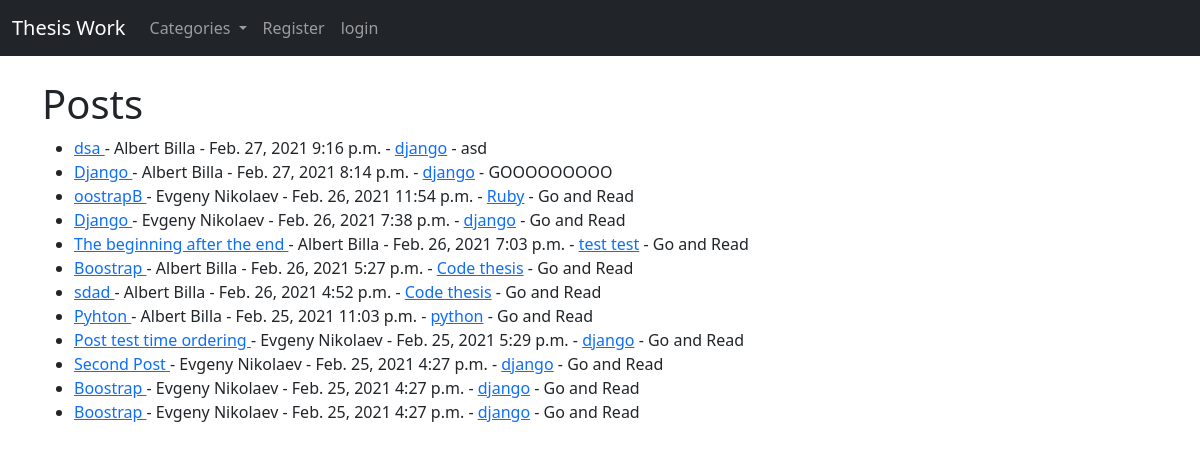
The page / on the database its author committed.
### blog/models.py (models this page shows, shortened)
class Post(models.Model):
    title = models.CharField(max_length=255)
    header_image = models.ImageField(null=True, blank=True, upload_to="images/")
    author = models.ForeignKey(User, on_delete=models.CASCADE)
    body = RichTextField(blank=True, null=True)
    post_date = models.DateField(auto_now_add=True)
    post_time = models.TimeField(auto_now_add=True)
    category = models.CharField(max_length=255, default='django')
    snippet = models.CharField(max_length=255)
    likes = models.ManyToManyField(User, related_name='blog_post')

### blog/views.py (the view)
# urls.py: path('', HomeView.as_view(), name='home'),
class HomeView(ListView):
    model = Post
    template_name = 'home.html'
    ordering = ['-post_date', '-post_time']
    def get_context_data(self, *args, **kwargs):
        cat_menu = Category.objects.all()
        context = super(HomeView, self).get_context_data(*args, **kwargs)
        context["cat_menu"] = cat_menu
        return context

### blog/models.py (called while the page is built)
    def __str__(self):
        return self.name

### blog/templates/home.html (shortened to what this page needs)
{% extends 'base.html' %}
{% block content %}
<!DOCTYPE html>
<html lang="en">
<head>
</head>
<body>
<h1>Posts</h1>
<ul>
{% for post in object_list %}
    <li><a href="{% url 'article-detail' post.pk %}">
        {{ post.title }} </a> -
        {{ post.author.first_name }} {{ post.author.last_name }}
        - {{ post.post_date }} {{ post.post_time }} -
        <a href="{% url 'category' post.category|slugify %}">{{ post.category }}</a> -
        {{ post.snippet }}
    </li>
{% endfor %}
</ul>
</body>
</html>
{% endblock content %}

### blog/templates/base.html (shortened to what this page needs)
<!doctype html>
<html lang="en">
  <head>
    <link href="https://cdn.jsdelivr.net/npm/bootstrap@5.0.0-beta2/dist/css/bootstrap.min.css" rel="stylesheet">
  </head>
  <body>
    <nav class="navbar navbar-expand-lg navbar-dark bg-dark">
  <div class="container-fluid">
    <a class="navbar-brand" href="{% url 'home' %}">Thesis Work</a>
    <div class="collapse navbar-collapse" id="navbarSupportedContent">
      <ul class="navbar-nav me-auto mb-2 mb-lg-0">
          {% if cat_menu %}
            <li class="nav-item dropdown">
          <a class="nav-link dropdown-toggle" href="#" id="navbarDropdown" role="button" data-bs-toggle="dropdown" aria-expanded="false">
            Categories
          </a>
        </li>
          {% else %}
            <li class="nav-item">
              <a class="nav-link" href="{% url 'category-list' %}">Category List</a>
            </li>
          {% endif %}
          {% if user.is_authenticated %}
            <li class="nav-item">
              <a class="nav-link active" aria-current="page" href="{% url 'home' %}">Home</a>
            </li>
            <li class="nav-item">
              <a class="nav-link active" aria-current="page" href="{% url 'add_category' %}">Add category</a>
            </li>
            <li class="nav-item dropdown">
          <a class="nav-link dropdown-toggle" href="#" id="navbarDropdown" role="button" data-bs-toggle="dropdown" aria-expanded="false">
            Profile
          </a>
                <ul class="dropdown-menu" aria-labelledby="navbarDropdown">
                    <li><a class="dropdown-item" href="{% url 'edit-profile' %}">Edit
                    Settings</a></li>
                    {% if user.profile.id %}
                    <li><a class="dropdown-item" href="
                    {% url 'edit_profile_page' user.profile.id %}">Update
                     Information</a></li>
                    <li><a class="dropdown-item" href="
                    {% url 'show_profile_page' user.profile.id %}">Show
                    Profile Page</a></li>
                     {% else %}
                    <li><a class="dropdown-item" href="{% url 'create_profile_page' %}">Create Profile Page</a></li>
                     {% endif %}
                </ul>
            </li>
            <li class="nav-item">
              <a class="nav-link" href="{% url 'add-post' %}">Add post</a>
            </li>
            <li class="nav-item">
                <a class="nav-link" href="{% url 'logout' %}">logout</a>
            </li>
          {% else %}
            <li class="nav-item">
                <a class="nav-link" href="{% url 'register' %}">Register</a>
            </li>
            <li class="nav-item">
                <a class="nav-link" href="{% url 'login' %}">login</a>
            </li>
          {% endif %}
      </ul>
    </div>
  </div>
</nav>
  <br/>
    <div class="container">
        {% block content %}
        {% endblock %}
    </div>
  </body>
</html>

### rows shown on the page
Post: title "dsa", author.first_name "Albert", author.last_name "Billa", post_date "Feb. 27, 2021", post_time "9:16 p.m.", category "django", snippet "asd"
Post: title "Django", author.first_name "Albert", author.last_name "Billa", post_date "Feb. 27, 2021", post_time "8:14 p.m.", category "django", snippet "GOOOOOOOOO"
Post: title "oostrapB", author.first_name "Evgeny", author.last_name "Nikolaev", post_date "Feb. 26, 2021", post_time "11:54 p.m.", category "Ruby", snippet "Go and Read"
Post: title "Django", author.first_name "Evgeny", author.last_name "Nikolaev", post_date "Feb. 26, 2021", post_time "7:38 p.m.", category "django", snippet "Go and Read"
Post: title "The beginning after the end", author.first_name "Albert", author.last_name "Billa", post_date "Feb. 26, 2021", post_time "7:03 p.m.", category "test test", snippet "Go and Read"
Post: title "Boostrap", author.first_name "Albert", author.last_name "Billa", post_date "Feb. 26, 2021", post_time "5:27 p.m.", category "Code thesis", snippet "Go and Read"
Post: title "sdad", author.first_name "Albert", author.last_name "Billa", post_date "Feb. 26, 2021", post_time "4:52 p.m.", category "Code thesis", snippet "Go and Read"
Post: title "Pyhton", author.first_name "Albert", author.last_name "Billa", post_date "Feb. 25, 2021", post_time "11:03 p.m.", category "python", snippet "Go and Read"
Post: title "Post test time ordering", author.first_name "Evgeny", author.last_name "Nikolaev", post_date "Feb. 25, 2021", post_time "5:29 p.m.", category "django", snippet "Go and Read"
Post: title "Second Post", author.first_name "Evgeny", author.last_name "Nikolaev", post_date "Feb. 25, 2021", post_time "4:27 p.m.", category "django", snippet "Go and Read"
Post: title "Boostrap", author.first_name "Evgeny", author.last_name "Nikolaev", post_date "Feb. 25, 2021", post_time "4:27 p.m.", category "django", snippet "Go and Read"
Post: title "Boostrap", author.first_name "Evgeny", author.last_name "Nikolaev", post_date "Feb. 25, 2021", post_time "4:27 p.m.", category "django", snippet "Go and Read"
